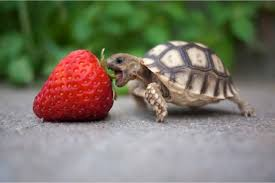
#> input picture Unit 04/turtle.jpg, 275 x 183 px
$ python Moyar_K_Means.py 3 turtle.jpg
#> lines starting #> are read from the running program, lines starting #| are printed output that depends on the picture; long printed decimals are rounded
import PIL
from PIL import Image
import urllib.request
import io, sys, os, random

def distance(pixel_one, pixel_two):
   return (pixel_one[0] - pixel_two[0])**2 + (pixel_one[1] - pixel_two[1])**2 + (pixel_one[2] - pixel_two[2])**2

def main():
   k = int(sys.argv[1])
   file = sys.argv[2]
   if not os.path.isfile(file):
      file = io.BytesIO(urllib.request.urlopen(file).read())
   img = Image.open(file)
#> img is the input picture: PIL image 275x183 RGB; mean R, G, B 122, 118.8, 102.4
   pix = img.load()
   kvals = {(x,y):0 for x in range(img.size[0]) for y in range(img.size[1])}
   distinct = {}
   for index in kvals:
      if pix[index] in distinct:
         distinct[pix[index]] += 1
      else:
         distinct[pix[index]] = 1
#> after the loop, distinct = 22635 items
   pixels = sorted(distinct.keys(), key=lambda x: distinct[x], reverse=True)[:20]
#> pixels = 20 items, first 6: (156, 155, 163), (175, 174, 182), (176, 175, 183), (174, 173, 181), (180, 179, 185), (175, 174, 180)
   kmeans = pixels[0:k]
#> kmeans = [(156, 155, 163), (175, 174, 182), (176, 175, 183)]
   moved = True
   newvals = {x:min(list(range(k)), key=lambda y:distance(kmeans[y], x)) for x in distinct.keys()}
#> newvals = 22635 items
   while moved:
      moved = False
      averages = [(0, (0,0,0)) for x in range(k)]
      for color in newvals:
         averages[newvals[color]] = averages[newvals[color]][0] + distinct[color], tuple([averages[newvals[color]][1][x] + color[x]*distinct[color] for x in range(3)])
      for x in range(k):
         kmeans[x] = tuple([averages[x][1][y]/averages[x][0] for y in range(3)])
      distances = [min([distance(kmeans[x], kmeans[y]) for y in range(k) if y != x]) for x in range(k)]
      tomove = []
      for color in newvals:
         if distance(color, kmeans[newvals[color]]) > distances[newvals[color]]*0.25:
            tomove.append(color)
      for color in tomove:
         prev = newvals[color]
         newvals[color] = min(list(range(k)), key=lambda y:distance(kmeans[y], color))
         if prev != newvals[color]:
            moved = True
#> this loop made 25 passes
#> distances on passes 1 to 12: [19035.6, 778, 778], [24375.3, 3049.5, 3049.5], [23006.4, 3990.6, 3990.6], [21141.1, 4669.3, 4669.3], [19699.9, 5168.4, 5168.4], [18512.6, 5602, 5602], [17305.2, 6091.6, 6091.6], [16084.3, 6750.8, 6750.8], [14970, 7491.2, 7491.2], [14074.2, 8278.2, 8278.2], [13273.6, 9158.3, 9158.3], [12539.4, 10124.9, 10124.9]
#> after the loop, kmeans = [(57.7, 78.79, 37.77), (150.7, 87.33, 77.02), (169.5, 165.8, 169.3)]
   for index in kvals:
      kvals[index] = newvals[pix[index]]
#> after the loop, kvals = 50325 items
   counts = [0 for x in range(k)]
   for index in kvals:
      counts[kvals[index]] += 1
#> this loop made 50325 passes
#> index on passes 1 to 3: (0, 0), (0, 1), (0, 2)
#> after the loop, counts = [20074, 7901, 22350]
   print("Size: " + str(img.size[0]) + " x " + str(img.size[1]))
#| Size: 275 x 183
   print("Pixels: " + str(img.size[0]*img.size[1]))
#| Pixels: 50325
   print("Distinct pixel count: " + str(len(distinct)))
#| Distinct pixel count: 22635
   print("Most common pixel: " + str(pixels[0]) + " => " + str(distinct[pixels[0]]))
#| Most common pixel: (156, 155, 163) => 182
   print("Final means:")
   for x in range(len(kmeans)):
      print(str(x+1) + ": " + str(kmeans[x]) + " => " + str(counts[x]))
#> this loop made 3 passes
#| 1: (57.700, 78.788, 37.774) => 20074
#| 2: (150.709, 87.326, 77.017) => 7901
#| 3: (169.521, 165.754, 169.316) => 22350
   regions = {x:0 for x in range(k)}
#> regions = {0: 0, 1: 0, 2: 0}
   for x in range(k):
      kmeans[x] = tuple(map(int, kmeans[x]))
#> after the loop, kmeans = [(57, 78, 37), (150, 87, 77), (169, 165, 169)]
   for index in kvals:
      pix[index] = kmeans[kvals[index]]
   for index in kvals:
      if kvals[index] != -1:
         regions[kvals[index]] += 1
         region_count(kvals, index, kvals[index])
#> this loop made 50325 passes
#> after the loop, regions = {0: 58, 1: 94, 2: 52}
   print("Region counts: " + str([regions[x] for x in range(k)])[1:-1])
#| Region counts: 58, 94, 52
   img.show()
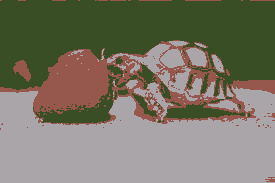
#> shown: PIL image 275x183 RGB; mean R, G, B 121.3, 118.1, 101.9
   img.save("kmeans/{}.png".format("2021tmoyar"), "PNG")

def region_count(kvals, index, value):
   change = [-1, 0, 1]
   queue = [index]
   while len(queue) != 0:
      current = queue.pop(0)
      if current in kvals and kvals[current] == value:
         for x in change:
            for y in change:
               queue.append((current[0] + x, current[1] + y))
         kvals[current] = -1


if __name__ == "__main__":
   main()
